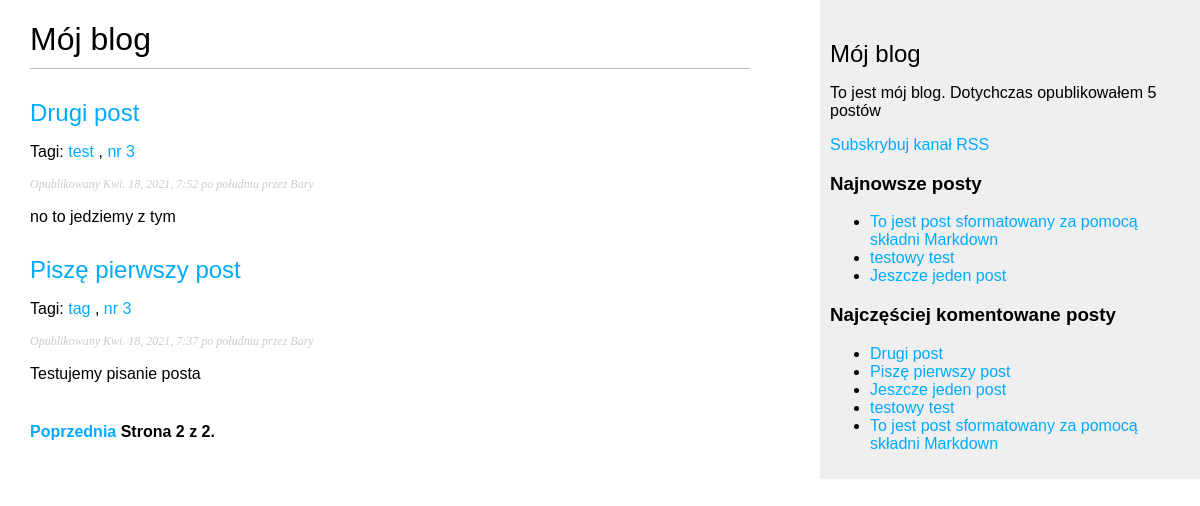
Screenshot of /blog/?page=2 with the database file from the repository.
### blog/models.py (models this page shows, shortened)
class Post(models.Model):
    STATUS_CHOICES = (
        ('draft', 'Roboczy'),
        ('published', 'Opublikowany'),
    )
    objects = models.Manager() # Menedżer domyślny
    published = PublishedManager() # Menedżer niestandardowy
    title = models.CharField(max_length=250)
    slug = models.SlugField(max_length=250,
                            unique_for_date='publish')
    author = models.ForeignKey(User, related_name='blog_posts', on_delete=models.CASCADE)
    body = models.TextField()
    publish = models.DateTimeField(default=timezone.now)
    created = models.DateTimeField(auto_now_add=True)
    updated = models.DateTimeField(auto_now=True)
    status = models.CharField(max_length=10,
                              choices=STATUS_CHOICES,
                              default='draft')
    class Meta:
        ordering = ('-publish',)
    def get_absolute_url(self):
        return  reverse('blog:post_detail',
                        args=[self.publish.year,
                              self.publish.strftime('%m'),
                              self.publish.strftime('%d'),
                              self.slug])
    tags = TaggableManager()

### blog/views.py (the view)
# urls.py: url(r'^tag/(?P<tag_slug>[-\w]+)/$', views.post_list,
def post_list(request, tag_slug=None):
    object_list = Post.published.all()
    tag = None
    if tag_slug:
        tag = get_object_or_404(Tag, slug = tag_slug)
        object_list = object_list.filter(tags__in=[tag])
    paginator = Paginator(object_list, 3) #Trzy posty na każdej stronie
    page = request.GET.get('page')
    try:
        posts = paginator.page(page)
    except PageNotAnInteger:
        posts = paginator.page(1)
    except EmptyPage:
        posts = paginator.page(paginator.num_pages)
    return render(request,
                  'blog/post/list.html',
                  {'page': page,
                    'posts': posts,
                   'tag': tag})

### blog/models.py (called while the page is built)
    def get_queryset(self):
        return super(PublishedManager,
                     self).get_queryset()\
                            .filter(status='published')

### blog/templatetags/blog_tags.py (called while the page is built)
@register.simple_tag
def total_posts():
    return Post.published.count()

@register.inclusion_tag('blog/post/latest_posts.html')
def show_latest_posts(count=5):
    latest_posts = Post.published.order_by('-publish')[:count]
    return {'latest_posts': latest_posts}

@register.simple_tag
def get_most_commented_posts(count=5):
    return Post.published.annotate(
                 total_comments=Count('comments')
    ).order_by('-total_comments')[:count]

@register.filter(name='markdown')
def markdown_format(text):
    return mark_safe(markdown.markdown(text))

### blog/templates/blog/post/list.html (shortened to what this page needs)
{% extends "blog/base.html" %}
{% load blog_tags %}
{% block content %}
    <h1>Mój blog</h1>
    {% for post in posts %}
        <h2>
            <a href="{{ post.get_absolute_url }}">
                {{ post.title }}
            </a>
        </h2>
        <p class="tags">
            Tagi:
            {% for tag in post.tags.all %}
                <a href="{% url "blog:post_list_by_tag" tag.slug %}">
                    {{ tag.name }}
                </a>
                {% if not forloop.last %}, {% endif %}
            {% endfor %}
        </p>
        <p class="date">
            Opublikowany {{ post.publish }} przez {{ post.author }}
        </p>
        {{ post.body|markdown|truncatewords_html:30 }}
    {% endfor %}
    {% include "pagination.html" with page=posts %}
{% endblock %}

### blog/templates/blog/base.html (shortened to what this page needs)
{% load static %}
{% load blog_tags %}
<!DOCTYPE html>
<html lang="en">
<head>
    <link href="{% static "css/blog.css" %}" rel="stylesheet">
</head>
<body>
    <div id="content">
        {% block content%}
        {% endblock%}
    </div>
    <div id="sidebar">
        <h2>Mój blog</h2>
            <p>To jest mój blog. Dotychczas opublikowałem {% total_posts %} postów</p>
            <p><a href="{% url "blog:post_feed" %}">Subskrybuj kanał RSS</a></p>
        <h3>Najnowsze  posty</h3>
        {% show_latest_posts 3 %}
        <h3>Najczęściej komentowane posty</h3>
        {% get_most_commented_posts as most_commented_posts %}
        <ul>
        {% for post in most_commented_posts %}
            <li>
                <a href="{{ post.get_absolute_url }}">{{ post.title }}</a>
            </li>
        {% endfor %}
        </ul>
    </div>
</body>
</html>

### blog/templates/blog/post/latest_posts.html
<ul>
    {%for post in latest_posts %}
        <li>
            <a href="{{ post.get_absolute_url }}">{{ post.title }}</a>
        </li>
    {% endfor %}
</ul>

### blog/static/css/blog.css (style rules this page uses)
body { margin:0; padding:0; font-family:helvetica, sans-serif; }
a { color:#00abff; text-decoration:none; }
h1 { font-weight:normal; border-bottom:1px solid #bbb; padding:0 0 10px 0; }
h2 { font-weight:normal; margin:30px 0 0; }
#content { float:left; width:60%; padding:0 0 0 30px; }
#sidebar { float:right; width:30%; padding:10px; background:#efefef; height:100%; }
p.date { color:#ccc; font-family: georgia, serif; font-size: 12px; font-style: italic; }

### rows the page displays
Post: title "Drugi post", publish "Kwi. 18, 2021, 7:52 po południu", author "Bary", body "no to jedziemy z tym"
Tag: name "test"
Tag: name "nr 3"
Post: title "Piszę pierwszy post", publish "Kwi. 18, 2021, 7:37 po południu", author "Bary", body "Testujemy pisanie posta"
Tag: name "tag"
Post: title "To jest post sformatowany za pomocą składni Markdown"
Post: title "testowy test"
Post: title "Jeszcze jeden post"

### other values shown
{{ page.number }} "2"
{{ page.paginator.num_pages }} "2"
